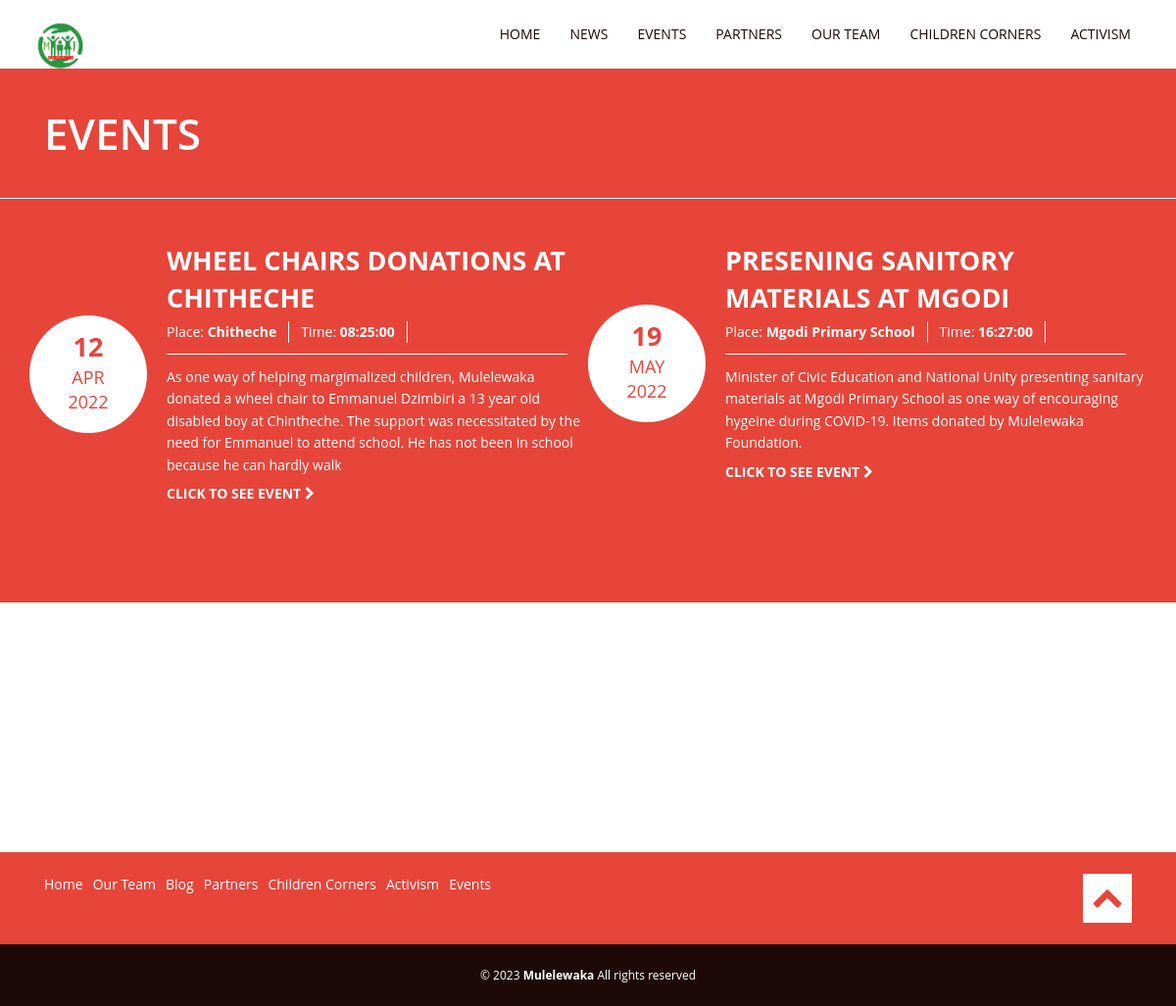
Screenshot of /index.php/events with the database file from the repository.
### tables this page shows
CREATE TABLE `event` (
  `slug` varchar(500) NOT NULL,
  `name` text NOT NULL,
  `place` text NOT NULL,
  `time` time NOT NULL,
  `occation_date` date NOT NULL,
  `content` text NOT NULL,
  `date` timestamp NOT NULL DEFAULT current_timestamp() ON UPDATE current_timestamp(),
  `status` tinyint(1) NOT NULL DEFAULT 1
);

### application/controllers/Events.php (called while the page is built, shortened)
<?php
class Events extends CI_Controller {
	private $table='event';
	public function __construct(){
		$this->load->model('data_model');
		$this->load->helper('form');
		$this->load->helper('url_helper');
	}
	public function index()
	{
		$data["data"]=$this->data_model->readData($this->table);
		$this->load->view('pages/header',$data);
		$this->load->view('pages/events');
		$this->load->view('pages/footer');
	}
}

### index.php (called while the page is built, shortened)
<?php
require_once BASEPATH.'core/CodeIgniter.php';

### application/models/Data_model.php (called while the page is built, shortened)
<?php
class Data_model extends CI_Model {
	public function readData($table_name){
		$this->db->select("*");
		$this->db->from($table_name);
		$this->db->order_by("date", "DESC");
		$this->db->where("status", true);
		return $this->db->get()->result();
	}
}
?>

### application/views/pages/events.php (the view, shortened to what this page needs)
 <body class="loading" data-spy="scroll">
   <div class="bodywrapper flexslider">
     <div class="mainheadlinewrapperpage wrapper100percent startAnimation animated" data-animate="fadeInUp">
       <div class="container">
         <div class="row">
           <div class="col-sm-12">
             <div class="mainheadlinepage">
               <h1>Events</h1>
             </div>
		</div>
         </div>
       </div>
     </div>
     <div class="wrapper100percent eventsinglewrapper startAnimation animated" data-animate="fadeInUp">
       <div class="container eventsingle">
         <div class="row marginbottom2">
		  <?php foreach($data as $event): ?>
		  <?php $timestamp = strtotime($event->occation_date); ?>
           <div class="oneevent col-sm-6">
             <div class="eventsdate">
               <p><span><?php echo date('d', $timestamp); ?></span></p>
               <p><?php echo date('M', $timestamp); ?></p>
               <p><?php echo date('Y', $timestamp); ?></p>
             </div>
             <div class="eventstext">
               <h4><?php echo $event->name; ?></h4>
               <ul>
                 <li>Place: <b><?php echo $event->place; ?></b></li>
                 <li>Time: <b><?php echo $event->time; ?></b></li>
               </ul>
            <p><?php echo $event->content; ?>
            </p>
               <a class="eventslink" href="#">click to see event <i class="fa fa-chevron-right"></i>
               </a>
             </div>
           </div>
		  <?php endforeach; ?>
         </div>
       </div>
     </div>
     <div class="push"></div>
</div>

### css/style.css (style rules this page uses)
a:link, a:visited { outline: none; text-decoration: none; color: #e7453a; -webkit-transition: all 0.5s ease; -moz-transition: all 0.5s ease; -o-transition: all 0.5s ease; transition: all 0.5s ease; }
ul, ol { margin: 0 0 22px 0; padding: 0; list-style: none; line-height: 1.6; }
ul li, ol li { margin: 0 0 11px 0; padding: 0; list-style: none; }
h1, h2, h3, h4, h5, h6 { margin-top: 0; margin-bottom: 22px; color: #1d0907; font-family: "Open Sans", arial, san-serif; font-weight: 400; text-transform: uppercase; }
h1, h2 { line-height: 1.2; }
h3, h4, h5, h6 { line-height: 1.4; }
h4 { font-size: 27px; }
h1 { font-size: 66px; font-weight: bold; }
p { margin: 0 0 22px 0; color: #1d0907; font-size: 14px; font-family: "Open Sans", arial, san-serif; font-weight: 400; line-height: 1.6; }
.marginbottom2 { margin-bottom: 44px; }
.row { margin-right: 0; margin-left: 0; }
html, body { height: 100%; }
body { overflow-x: hidden; height: 100%; line-height: 1.6; background: #fff; background-attachment: fixed; font-size: 14px; font-family: "Open Sans", Arial, sans-serif; font-weight: normal; color: #1d0907; }
.wrapper100percent { float: left; width: 100%; padding: 0; }
@media (max-width: 1250px) { h1 { font-size: 44px; font-weight: bold; } }
.mainheadlinewrapperpage { margin-bottom: 1px; float: left; width: 100%; padding: 44px 0; background: #e7453a; }
.mainheadlinepage h1 { margin: 0; font-weight: 600; font-size: 44px; line-height: 1; color: #fff; }
.eventsinglewrapper { background: #e7453a; padding: 44px 0 22px 0; }
.eventsinglewrapper ul, .eventsinglewrapper i, .eventsinglewrapper p, .eventsinglewrapper h1, .eventsinglewrapper h2, .eventsinglewrapper h3, .eventsinglewrapper h4, .eventsinglewrapper h5, .eventsinglewrapper h6 { color: #fff; }
.oneevent { position: relative; z-index: 100; float: left; margin-bottom: 12px; padding: 0 0 0 140px; }
.oneevent ul { width: 95%; float: left; margin: 0 0 12px 0; padding: 5px 0 0 0; border-bottom: 1px solid #fff; }
.oneevent ul li { float: left; padding-right: 12px; margin-right: 12px; font-size: 14px; border-right: 1px solid #fff; }
.oneevent h4 { margin: 0; font-size: 27px; font-weight: 700; }
.oneevent p { margin-bottom: 22px; width: 100%; float: left; }
.eventsdate { left: 0; position: absolute; top: 50%; height: 120px; width: 120px; padding-top: 13px; margin-top: -70px; text-align: center; background: #fff; -webkit-border-radius: 500px; -moz-border-radius: 500px; border-radius: 500px; -webkit-transition: all 0.5s ease; -moz-transition: all 0.5s ease; -o-transition: all 0.5s ease; transition: all 0.5s ease; }
.eventsdate p { margin-bottom: 0; font-size: 18px; text-transform: uppercase; line-height: 1.4; color: #e7453a; }
.eventsdate p span { font-weight: bold; font-size: 27px; }
a.eventslink:link, a.eventslink:visited { float: left; margin-top: 7px; margin-bottom: 22px; color: #fff; font-weight: bold; font-size: 14px; text-transform: uppercase; }
a.eventslink i { color:#fff; -webkit-transition: all 0.5s ease; -moz-transition: all 0.5s ease; -o-transition: all 0.5s ease; transition: all 0.5s ease; }
.oneevent p { margin-bottom: 0; width: 100%; }
.bodywrapper { min-height: 100%; height: 100%; margin-bottom: -44px; }
.push { height: 44px; }

### css/flexslider.css (style rules this page uses)
.flexslider { margin:0; padding: 0;width:100%;display:block;height:auto; }
.flexslider { margin: 0 ; background: #fff; position: relative;zoom: 1; }

### rows the page displays
event: occation_date "12", occation_date "APR", occation_date "2022", name "WHEEL CHAIRS DONATIONS AT CHITHECHE", place "Chitheche", time "08:25:00", content "As one way of helping margimalized children, Mulelewaka donated a wheel chair to Emmanuel Dzimbiri a 13 year old disabled boy at Chintheche. The support was necessitated by the need for Emmanuel to attend school. He has not been in school because he can hardly walk"
event: occation_date "19", occation_date "MAY", occation_date "2022", name "PRESENING SANITORY MATERIALS AT MGODI", place "Mgodi Primary School", time "16:27:00", content "Minister of Civic Education and National Unity presenting sanitary materials at Mgodi Primary School as one way of encouraging hygeine during COVID-19. Items donated by Mulelewaka Foundation."
